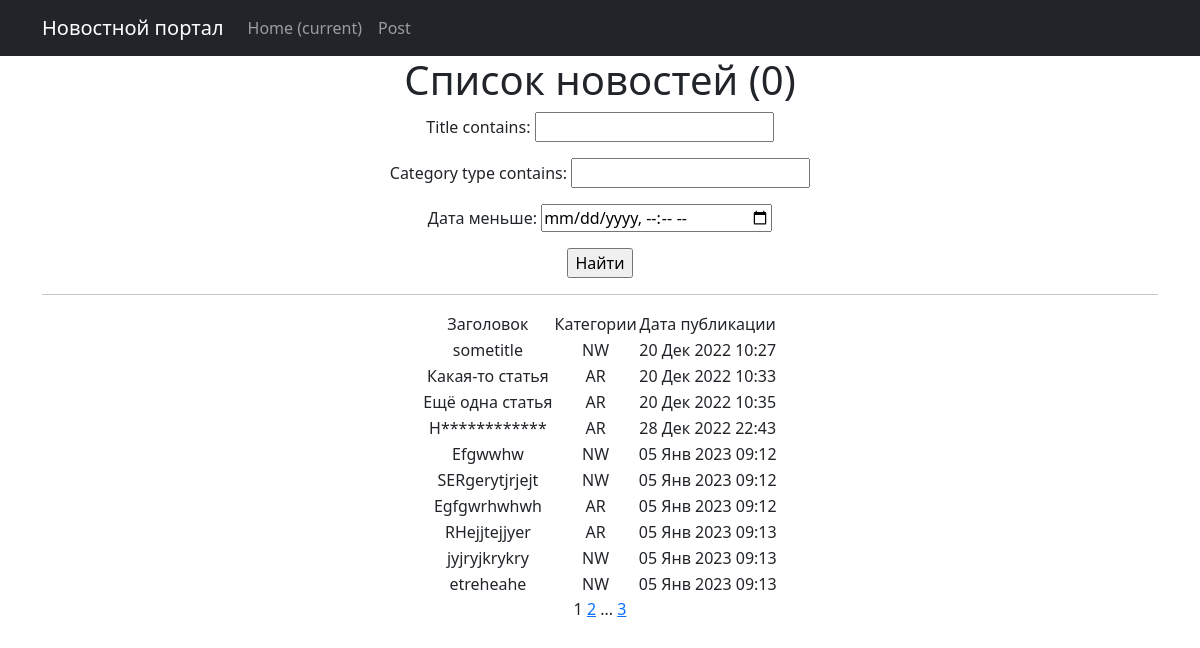
The app's page /news/search/ with its own data.
### news/models.py (models this page shows, shortened)
class Post(models.Model):
    author = models.ForeignKey(Author, on_delete=models.CASCADE)
    NEWS = 'NW'
    ARTICLE = 'AR'
    CATEGORY_CHOICES = (
        (NEWS, 'Новость'),
        (ARTICLE, 'Статья'),
    )
    category_type = models.CharField(max_length=2, choices=CATEGORY_CHOICES, default=ARTICLE)
    dateCreation = models.DateTimeField(auto_now_add=True)
    postCategory = models.ManyToManyField(Category, through="PostCategory")
    title = models.CharField(max_length=128)
    text = models.TextField()
    rating = models.SmallIntegerField(default=0)

### news/views.py (the view)
# urls.py: path('search/', PostSearch.as_view()),
class PostSearch(ListView):
    model = Post
    ordering = 'dateCreation'
    template_name = 'search.html'
    context_object_name = 'search'
    paginate_by = 10
    def get_queryset(self):
        queryset = super().get_queryset()
        self.filterset = PostFilter(self.request.GET, queryset)
        return self.filterset.qs
    def get_context_data(self, **kwargs):
        context = super().get_context_data(**kwargs)
        context['filterset'] = self.filterset
        return context

### news/templatetags/custom_filters.py (called while the page is built)
@register.filter(name="censor")
def censor(value):
    if not isinstance(value, str):
        raise TypeError(f"Ошибка: переменная {value} должна быть строкой")
    for bw in value.split():
        if bw.lower() in bad_words:
            value = value.replace(bw, list(bw)[0] + ((len(bw) - 1) * "*"))
    return value

### templates/search.html (shortened to what this page needs)
{% extends 'flatpages/default.html' %}
{% load custom_filters %}
{% block content %}
    <h1>Список новостей ({{ news|length }})</h1>
    <form action="" method="get">
       {{ filterset.form.as_p }}
       <input type="submit" value="Найти" />
    </form>
    <hr>
    {% if search %}
        <table style="margin-left: auto; margin-right: auto;">
            <tr>
                <td>Заголовок</td>
                <td>Категории</td>
                <td>Дата публикации</td>
            </tr>
            {% for new in search %}
            <tr>
                <td>{{ new.title|censor }}</td>
                <td>{{ new.category_type }}</td>
                <td>{{ new.dateCreation|date:'d M Y H:i' }}</td>
            </tr>
            {% endfor %}
        </table>
    {% else %}
        <h2>Новостей нет!</h2>
    {% endif %}
   {{ page_obj.number }}
   {% if page_obj.has_next %}
       <a href="?page={{ page_obj.next_page_number }}">{{ page_obj.next_page_number }}</a>
       {% if paginator.num_pages != page_obj.next_page_number %}
           ...
           <a href="?page={{ page_obj.paginator.num_pages }}">{{ page_obj.paginator.num_pages }}</a>
       {% endif %}
   {% endif %}
{% endblock content %}

### records on screen
Post: title|censor "sometitle", category_type "NW", dateCreation "20 Дек 2022 10:27"
Post: title|censor "Какая-то статья", category_type "AR", dateCreation "20 Дек 2022 10:33"
Post: title|censor "Ещё одна статья", category_type "AR", dateCreation "20 Дек 2022 10:35"
Post: title|censor "Н************", category_type "AR", dateCreation "28 Дек 2022 22:43"
Post: title|censor "Efgwwhw", category_type "NW", dateCreation "05 Янв 2023 09:12"
Post: title|censor "SERgerytjrjejt", category_type "NW", dateCreation "05 Янв 2023 09:12"
Post: title|censor "Egfgwrhwhwh", category_type "AR", dateCreation "05 Янв 2023 09:12"
Post: title|censor "RHejjtejjyer", category_type "AR", dateCreation "05 Янв 2023 09:13"
Post: title|censor "jyjryjkrykry", category_type "NW", dateCreation "05 Янв 2023 09:13"
Post: title|censor "etreheahe", category_type "NW", dateCreation "05 Янв 2023 09:13"

### other values on screen
{{ news|length }} "0"
{{ page_obj.number }} "1"
{{ page_obj.next_page_number }} "2"
{{ page_obj.paginator.num_pages }} "3"
